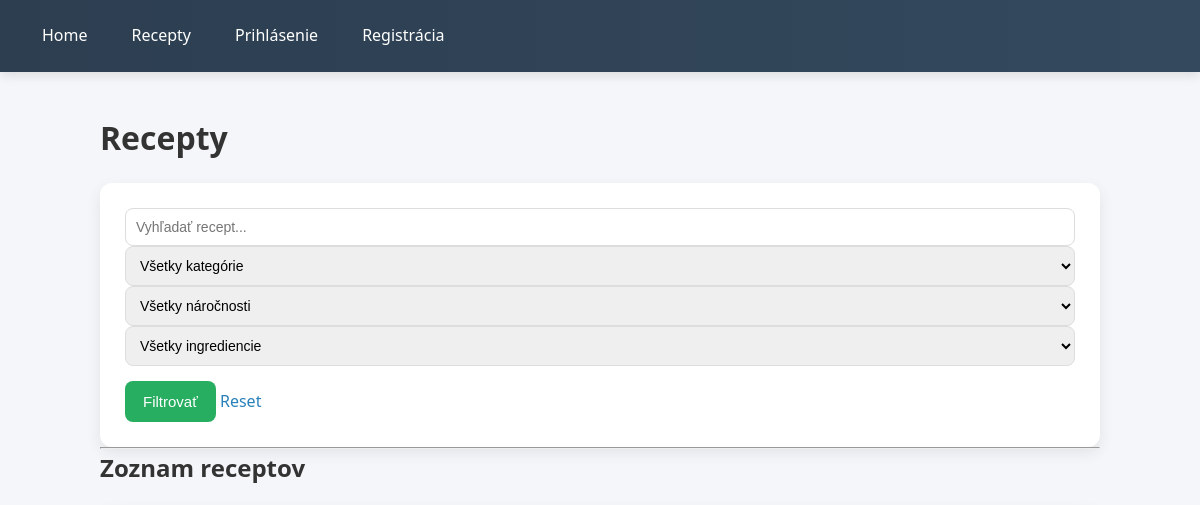
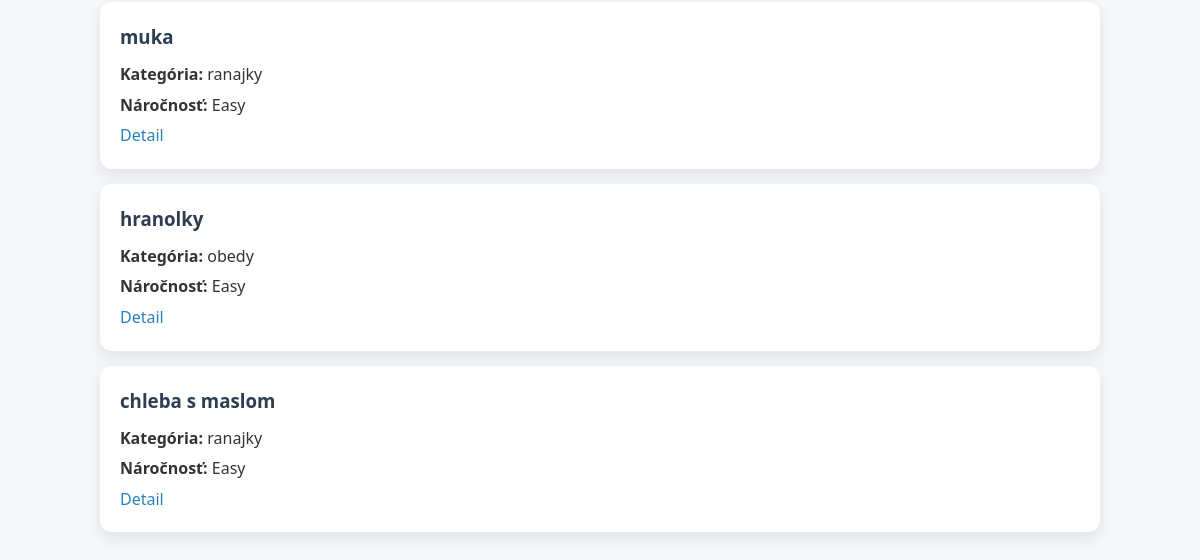
Before: /recipes/ with the older database file (2 pictures, top to bottom).
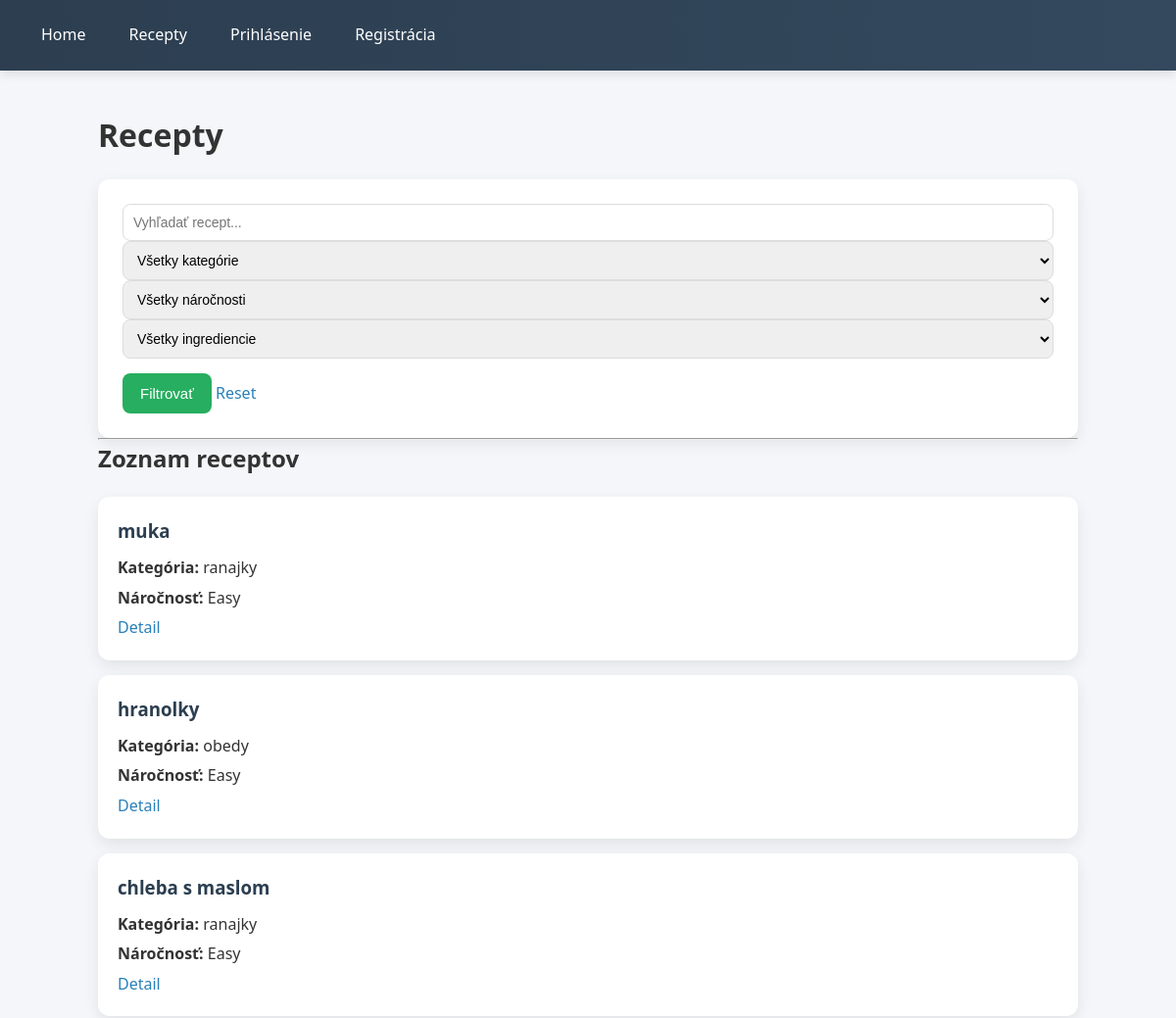
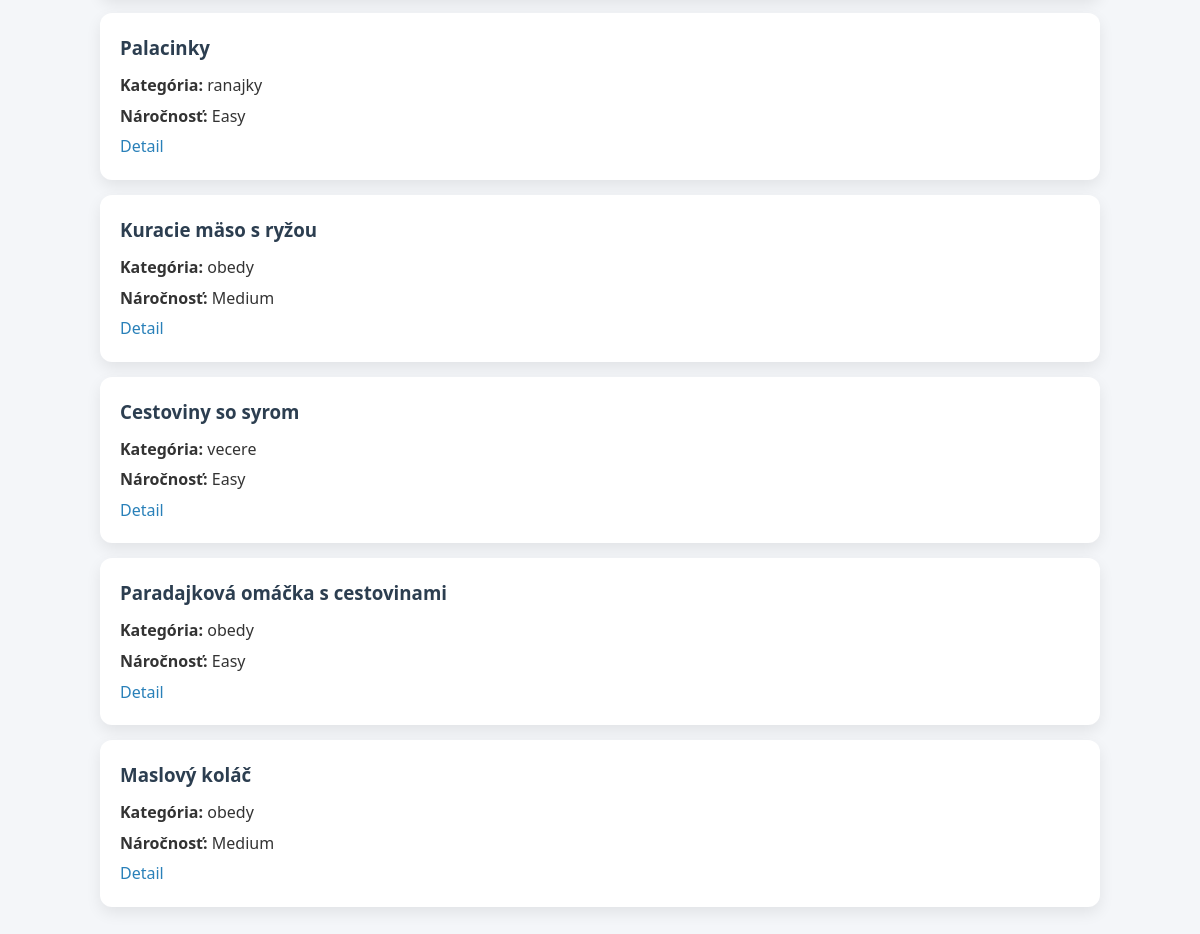
After: the same page with the newer database file (2 pictures, top to bottom).
### recipes/models.py (models this page shows, shortened)
class Recipe(models.Model):
    DIFFICULTY_CHOICES = [
        ('Easy', 'Easy'),
        ('Medium', 'Medium'),
        ('Hard', 'Hard'),
    ]
    name = models.CharField(max_length=150)
    description = models.TextField()
    procedure = models.TextField()
    prep_time = models.IntegerField()
    difficulty = models.CharField(max_length=20, choices=DIFFICULTY_CHOICES)
    category = models.ForeignKey(Category, on_delete=models.CASCADE)
    favorites = models.ManyToManyField(User, blank=True)

class Category(models.Model):
    name = models.CharField(max_length=100)
    description = models.TextField(blank=True)

### recipes/views.py (the view)
# urls.py: path('recipes/', views.recipe_list, name='recipes'),
def recipe_list(request):
    recipes = Recipe.objects.all()
    search = request.GET.get('search')
    category = request.GET.get('category')
    difficulty = request.GET.get('difficulty')
    ingredient = request.GET.get('ingredient')
    if search:
        recipes = recipes.filter(name__icontains=search)
    if category:
        recipes = recipes.filter(category_id=category)
    if difficulty:
        recipes = recipes.filter(difficulty=difficulty)
    if ingredient:
        recipes = recipes.filter(recipeingredient__ingredient_id=ingredient)
    categories = Category.objects.all()
    ingredients = Ingredient.objects.all()
    return render(request, 'recipes/recipes.html', {
        'recipes': recipes,
        'categories': categories,
        'ingredients': ingredients
    })

### recipes/templates/recipes/recipes.html (shortened to what this page needs)
{% extends 'recipes/base.html' %}
{% block content %}
<h1>Recepty</h1>
<form method="get">
    <input
        type="text"
        name="search"
        placeholder="Vyhľadať recept..."
        value="{{ search|default:'' }}"
    >
    <select name="category">
        <option value="">Všetky kategórie</option>
    </select>
    <select name="difficulty">
        <option value="">Všetky náročnosti</option>
    </select>
    <select name="ingredient">
        <option value="">Všetky ingrediencie</option>
    </select>
    <button type="submit">Filtrovať</button>
    <a href="{% url 'recipes' %}">Reset</a>
</form>
<hr>
<h2>Zoznam receptov</h2>
{% for recipe in recipes %}
<div class="recipe">
    <h3>{{ recipe.name }}</h3>
    <p><strong>Kategória:</strong> {{ recipe.category.name }}</p>
    <p><strong>Náročnosť:</strong> {{ recipe.difficulty }}</p>
    <a href="{% url 'detail' recipe.id %}">Detail</a>
</div>
{% empty %}
<p>Žiadne recepty</p>
{% endfor %}
{% endblock %}

### recipes/templates/recipes/base.html (shortened to what this page needs)
<!DOCTYPE html>
<html lang="sk">
<head>
    {% load static %}
    <link rel="stylesheet" href="{% static 'recipes/style.css' %}">
</head>
<body>
<nav>
    <a href="{% url 'index' %}">Home</a>
    <a href="{% url 'recipes' %}">Recepty</a>
    {% if user.is_authenticated %}
        <a href="{% url 'add_recipe' %}">Pridať recept</a>
        <a href="{% url 'category_list' %}">Kategórie</a>
        <a href="{% url 'ingredient_list' %}">Ingrediencie</a>
        <a href="{% url 'favorite_recipes' %}">Obľúbené recepty</a>
        <span>Prihlásený: {{ user.username }}</span>
        <form method="post" action="{% url 'logout' %}" style="display: inline;">
            {% csrf_token %}
            <button type="submit">Odhlásiť sa</button>
        </form>
    {% else %}
        <a href="{% url 'login' %}">Prihlásenie</a>
        <a href="{% url 'register' %}">Registrácia</a>
    {% endif %}
</nav>
<div class="container">
    {% block content %}
    {% endblock %}
</div>
</body>
</html>

### recipes/static/recipes/style.css (style rules this page uses)
* { margin: 0; padding: 0; box-sizing: border-box; }
body { font-family: "Segoe UI", Roboto, Arial, sans-serif; background: #f4f6f9; color: #333; line-height: 1.6; }
nav { background: linear-gradient(90deg, #2c3e50, #34495e); padding: 15px 30px; display: flex; gap: 20px; align-items: center; box-shadow: 0 4px 10px rgba(0,0,0,0.1); }
nav a { color: white; text-decoration: none; font-weight: 500; padding: 8px 12px; border-radius: 6px; transition: 0.2s; }
.container { width: 85%; max-width: 1000px; margin: 40px auto; }
h1, h2 { margin-bottom: 20px; }
.recipe { background: white; padding: 20px; margin-bottom: 15px; border-radius: 12px; box-shadow: 0 6px 15px rgba(0,0,0,0.08); transition: 0.2s; }
.recipe h3 { margin-bottom: 10px; color: #2c3e50; }
.recipe p { margin-bottom: 5px; }
a { color: #2980b9; text-decoration: none; font-weight: 500; }
form { background: white; padding: 25px; border-radius: 12px; box-shadow: 0 6px 15px rgba(0,0,0,0.08); }
input, textarea, select { width: 100%; padding: 10px; border: 1px solid #ddd; border-radius: 8px; font-size: 14px; }
button { margin-top: 15px; background: #27ae60; color: white; padding: 12px 18px; border: none; border-radius: 8px; cursor: pointer; font-size: 15px; transition: 0.2s; }

Changed rows visible on the page:
added Recipe: name "Palacinky", category.name "ranajky", difficulty "Easy"
added Recipe: name "Kuracie mäso s ryžou", category.name "obedy", difficulty "Medium"
added Recipe: name "Cestoviny so syrom", category.name "vecere", difficulty "Easy"
added Recipe: name "Paradajková omáčka s cestovinami", category.name "obedy", difficulty "Easy"
added Recipe: name "Maslový koláč", category.name "obedy", difficulty "Medium"
